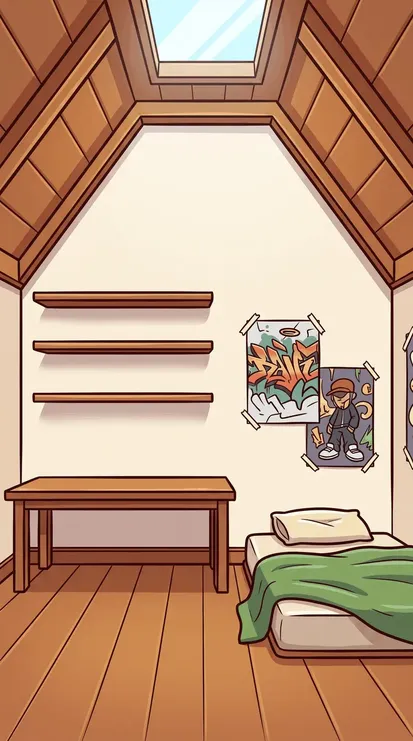
#> input picture assets/lp/o/room-m-0.webp, 413 x 741 px, shrunk from 800 x 1433 before the run, given in place of room-m-0.png, which was not available
$ python bedpoly.py
#> lines starting #> are read from the running program, lines starting #| are printed output that depends on the picture; after the words box and inside, x2 and y2 are one past the last pixel; in counts of white or black regions, pixels touching at a corner belong together; pictures that were not available may be replaced by others from this repository, and a replacement may not be noted
#!/usr/bin/env python3
"""Calque « lit au premier plan » à partir d'un contour relevé à la main (en % de l'image)."""
import os
from PIL import Image, ImageDraw, ImageFilter
root = os.path.dirname(os.path.dirname(os.path.abspath(__file__)))
POLY = {
 'room-m-0': [(30,58.0),(60,58.0),(65.8,58.6),(68.6,59.9),(71,62),(72.8,63.5),(81.6,67.4),(74.5,67.2),(73.2,70.5),(58,71),(46.3,73.9),(30,72.4)],
 'room-m-1': [(30,58.4),(60,58.2),(66,58.7),(68,59.6),(70.5,62),(72,65),(73.4,66.7),(73.4,71.3),(70.4,71.3),(70.4,69.3),(30,69.3)],
 'room-m-2': [(30,55.2),(60,55.2),(65.8,55.8),(68.5,57.5),(71,61),(72.3,65),(74.6,67.2),(74.6,70),(72,70.9),(30,70.9)],
 'room-f-0': [(30,58.2),(60,58.3),(66,58.5),(68.7,59.9),(71.5,62.5),(74.7,63.4),(81.7,67.6),(73.6,66.4),(73.3,70.3),(54.7,70.8),(45.4,73.9),(30,72.9)],
 'room-f-1': [(30,58.1),(60,58.1),(67.2,58.4),(70,60.5),(72.3,63),(73.7,64.6),(81.6,67.4),(76,67.8),(73.7,67.5),(73.7,70.3),(71.4,71.6),(58,71.2),(45.8,73.6),(30,72.4)],
 'room-f-2': [(30,54.9),(55,54.9),(62,55.3),(66,56),(69,59),(71.5,62),(74,65),(76.5,68.5),(78.3,70.6),(70,71.3),(30,71.3)],
}
for name, pts in POLY.items():
    im = Image.open(os.path.join(root, 'originals-2k', name + '.png')).convert('RGBA'); W, H = im.size
#> after `W, H = im.size`: W = 413; H = 741
    m = Image.new('L', (W, H), 0)
#> m: PIL image 413x741 L; every value is 0
    ImageDraw.Draw(m).polygon([(W * x / 100, H * y / 100) for x, y in pts], fill=255)
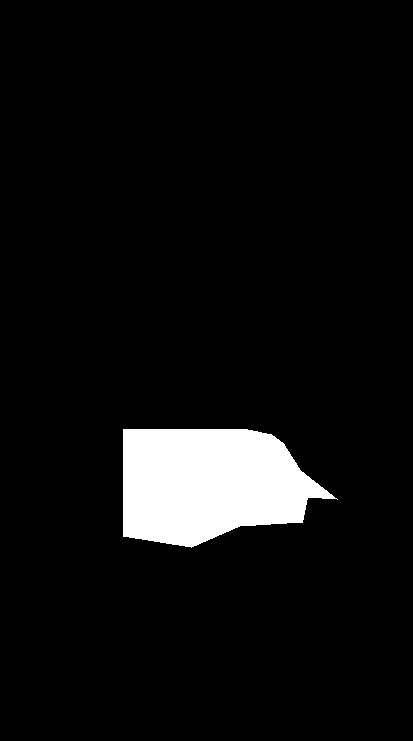
#> m: PIL image 413x741 L; 6.1% white; 1 white region, box (x1, y1, x2, y2) and area: (123, 429, 338, 548) 18753
    im.putalpha(m.filter(ImageFilter.GaussianBlur(1.2)))
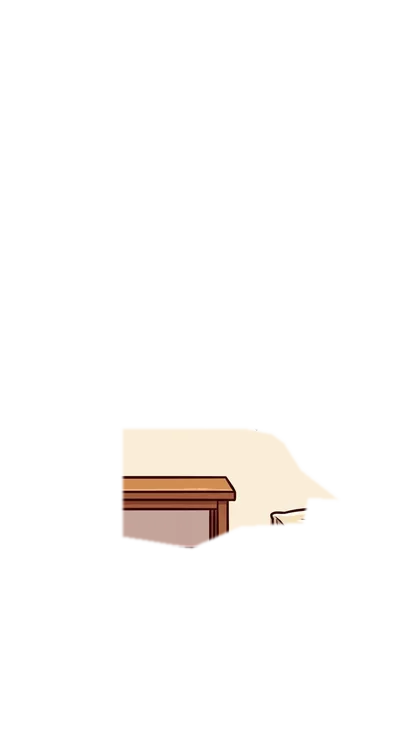
#> im: PIL image 413x741 RGBA; mean R, G, B, A 190.8, 152.9, 125.9, 15.6; transparent parts drawn white
    im.save(os.path.join(root, 'originals-2k', name + '-fg.png')); print('ok', name)
#| ok room-m-0
#> pass 2 of the loop `for name, pts in POLY.items():`:
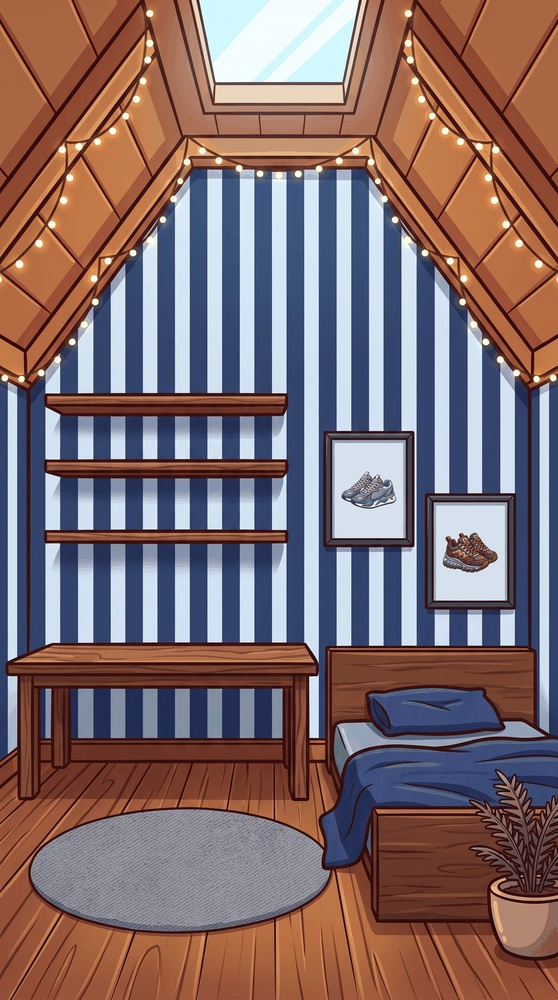
#> input picture assets/img/room-m-1.jpg, 558 x 1000 px, shrunk from 1080 x 1935 before the run, given in place of room-m-1.png, which was not available
#> `ImageDraw.Draw(m).polygon([(W * x / 100, H * y / 100) for x, y in pts]..`:
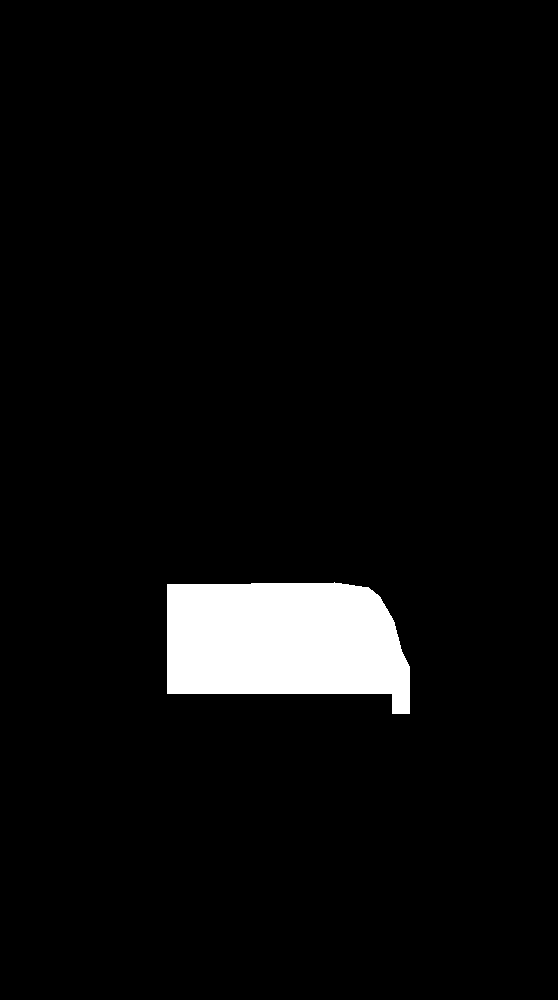
#> m: PIL image 558x1000 L; 4.6% white; 1 white region, box (x1, y1, x2, y2) and area: (167, 582, 410, 714) 25697
#> `im.putalpha(m.filter(ImageFilter.GaussianBlur(1.2)))`:
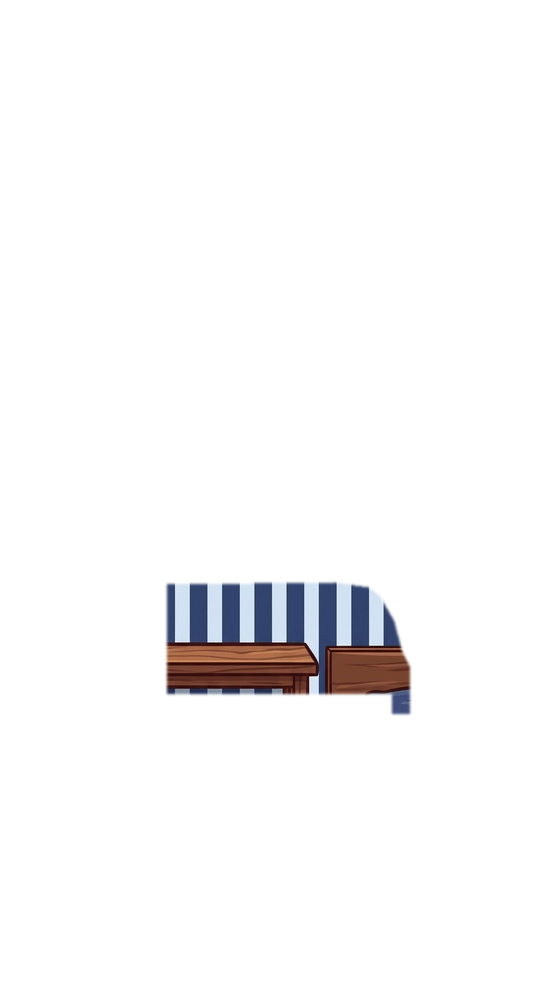
#> im: PIL image 558x1000 RGBA; mean R, G, B, A 130.6, 107.9, 108.3, 11.7; transparent parts drawn white
#| ok room-m-1
#> (the run stopped early here; a loop or call above may not have finished)
